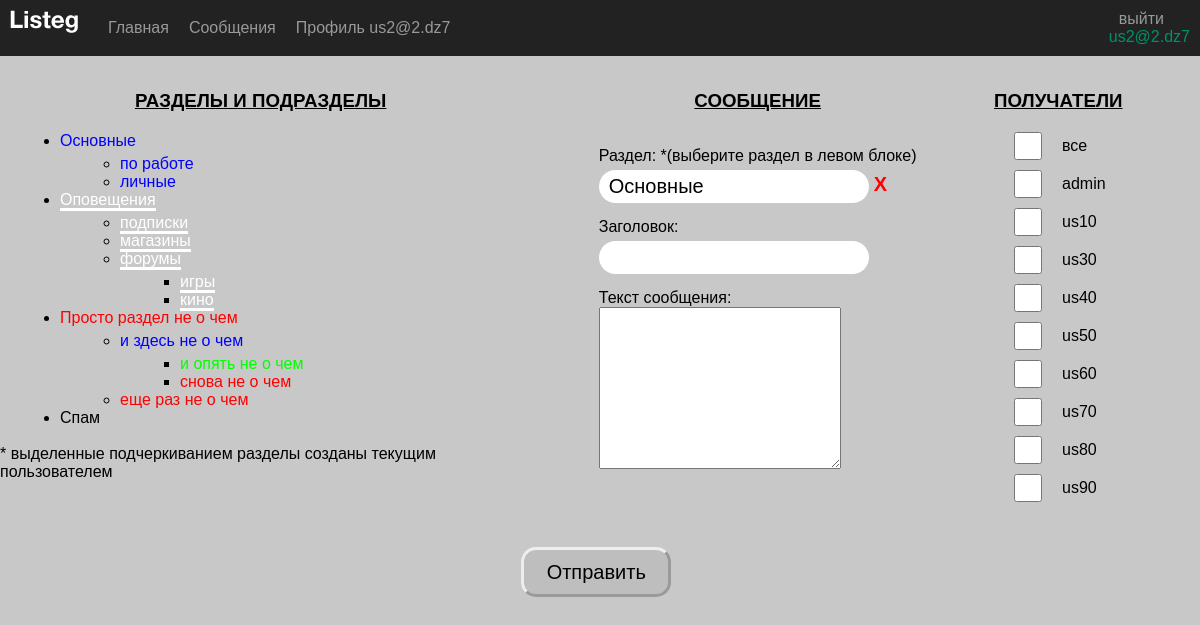
Screenshot of /route/msgOut/?parent=1&parentName=Основные (signed in) with the database file from the repository.
### tables this page shows
CREATE TABLE `sections` (
  `id` int(3) NOT NULL,
  `name` varchar(50) NOT NULL,
  `parent_id` int(3) DEFAULT '0',
  `user_id` int(11) NOT NULL,
  `color_id` int(3) DEFAULT NULL,
  `date_time` datetime NOT NULL DEFAULT CURRENT_TIMESTAMP
);

CREATE TABLE `users` (
  `id` int(11) NOT NULL,
  `user` varchar(255) NOT NULL,
  `email` varchar(255) NOT NULL,
  `phone` varchar(20) DEFAULT NULL,
  `password` char(60) NOT NULL,
  `flag_email_notification` tinyint(1) NOT NULL DEFAULT '0',
  `flag_active` tinyint(1) NOT NULL DEFAULT '0'
);

### helpers/pdo_query.php (called while the page is built, shortened)
<?php
function selectUsers(object $pdo): array
{
    $sql = 'SELECT
            id,
            user,
            email
            FROM `users`';
    $stmt = $pdo->prepare($sql);
    $result = $stmt->execute();
    return $stmt->fetchAll();
}
function selectSection(object $pdo): array
{
    $sql = 'SELECT
                `sections`.id AS sections_id,
                `sections`.name,
                `sections`.parent_id,
                `sections`.user_id,
                `sections`.color_id,
                `colors`.red,
                `colors`.green,
                `colors`.blue,
                `users`.email
            FROM `sections`
            LEFT OUTER JOIN `colors`
            ON `sections`.color_id = `colors`.id
            LEFT OUTER JOIN `users`
            ON `sections`.user_id = `users`.id
            ORDER BY `sections`.parent_id';
    $stmt = $pdo->prepare($sql);
    $result = $stmt->execute();
    $resDB = $stmt->fetchAll();
    $category = [];
    foreach ($resDB  as $sectDB) {
        $category[$sectDB['parent_id']][] = $sectDB;
    };
    return $category;
}

### template/tempUserSection.php (the view, shortened to what this page needs)
<div>
    <?php
    function outTree($parent_id, $level)
    {
        global $category, $linkSections;
        if (isset($category[$parent_id])) {
            echo "<ul class=\"section-list\">";
            foreach ($category[$parent_id] as $value) {
                $color = "rgb(" . $value["red"] . "," . $value["green"] . "," . $value["blue"] . ")";
                echo '<li>
                    <a href="' . $linkSections . '?parent=' . $value['sections_id'] . '&parentName=' . str_replace(" ", "%20", $value['name']) . '" style=" color:' . $color . ';
                                border-bottom: ' .
                    ($value['email'] == $_SESSION['login'] ?
                        ' 3px solid ' . $color
                        : 'none') .
                    '" >' .
                    $value['name'] .
                    '</a>
                </li>';
                $level = $level + 1;
                outTree($value["sections_id"], $level);
                $level = $level - 1;
            }
            echo "</ul>";
        }
    }
    outTree(0, 0);
    ?>
    <br>
    <p>* выделенные подчеркиванием разделы созданы текущим пользователем</p>
</div>

### template/msg/tempMsgCreate.php (shortened to what this page needs)
<?php
$users = selectUsers($pdo);
$users = array_filter(
    $users,
    function ($element) {
        return $element['id'] !== $_SESSION['user_id'];
    }
);
array_unshift($users, ['id' => -1, 'user' => 'все', 'email' => '-----']);
?>
<div class="container-msg">
    <div>
        <h3 class="page-header">РАЗДЕЛЫ И ПОДРАЗДЕЛЫ</h3>
        <?php require $_SERVER['DOCUMENT_ROOT'] . '/template/tempUserSection.php'; ?>
    </div>
    <form action="" method="POST" class="form-msg">
        <div class="container-msg">
            <div class="input-msg">
                <h3 class="page-header">СООБЩЕНИЕ</h3>
                <label class="enter-label" for="section">Раздел: <smal>*(выберите раздел в левом блоке)</smal></label>
                <div class="block-section">
                    <div class="section-name"> <?= $sectionName ?></div>
                    <a href="/route/msgOut/?clearSection=1" class="cross-clear">
                        Х
                    </a>
                </div>
                <label class="enter-label" for="msg-title">Заголовок:</label>
                <input type="text" id="msg-title" name="title" value="<?= $title ?>">
                <label class="enter-label" for="msg-text">Текст сообщения:</label>
                <textarea class="text-msg" id="msg-text" name="text"> <?= htmlspecialchars($text) ?></textarea>
            </div>
            <div class="input-msg">
                <h3 class="page-header">ПОЛУЧАТЕЛИ</h3>
                <ul class="user-list">
                    <?php
                    foreach ($users as $user) { ?>
                        <li class="user-list-element">
                            <input type="checkbox" class="check-user" name="recepient[]" value="<?= $user['id'] ?>" <?php if (in_array($user['id'], $checked)) { ?> checked <?php } ?>>
                            <span><?= $user['user'] ?></span>
                        </li>
                    <?php } ?>
                </ul>
            </div>
        </div>
        <input type="submit" name="btnSubmit" value="Отправить" class="enter-button" />
    </form>
</div>

### css/style.css (style rules this page uses)
* { margin: 0; padding: 0; font-family: Arial, Helvetica, sans-serif; }
body { background-color: #c9c8c8; }
.enter-label { margin-top: 15px; }
.enter-button { margin-top: 35px; width: 150px; height: 50px; border-radius: 15px; border-style: outset; background-color: rgb(190, 190, 190); }
.page-header { text-align: center; margin-bottom: 20px; margin-top: 20px; text-decoration: underline; }
input, select, .section-name { font-size: 20px; margin-top: 5px; padding: 5px 10px; border: none; border-radius: 20px; width: 250px; background-color: #fff; }
.section-list { margin-left: 5vw; margin-top: 5px; padding: 0; }
.section-list li a { text-decoration: none; }
.block-section { display: flex; flex-direction: row; flex-wrap: nowrap; align-items: center; }
.cross-clear { display: block; margin-left: 5px; font-weight: bold; font-size: 20px; text-decoration: none; color: red; }
.container-msg { display: flex; flex-direction: row; flex-wrap: nowrap; justify-content: space-evenly; }
.input-msg { display: flex; flex-direction: column; }
.text-msg { width: 20vw; height: 20vh; }
.check-user { margin: 0 20px 0 0; padding: 0 20px 0 0; height: 28px; width: 28px; }
.form-msg { width: 60vw; }
.user-list-element { list-style: none; padding-left: 20px; display: flex; flex-wrap: nowrap; align-items: center; margin-bottom: 10px; }

### rows the page displays
sections: name "Основные"
sections: name "по работе"
sections: name "личные"
sections: name "Оповещения"
sections: name "подписки"
sections: name "магазины"
sections: name "форумы"
sections: name "игры"
sections: name "кино"
sections: name "Просто раздел не о чем"
sections: name "и здесь не о чем"
sections: name "и опять не о чем"
sections: name "снова не о чем"
sections: name "еще раз не о чем"
sections: name "Спам"
users: user "admin"
users: user "us10"
users: user "us30"
users: user "us40"
users: user "us50"
users: user "us60"
users: user "us70"
users: user "us80"
users: user "us90"

### other values shown
cutString($element['title'], 150) "Главная"
cutString($element['title'], 150) "Сообщения"
cutString($element['title'], 150) "Профиль us2@2.dz7"
$_SESSION['login'] "us2@2.dz7"
$sectionName "Основные"
$user['user'] "все"
